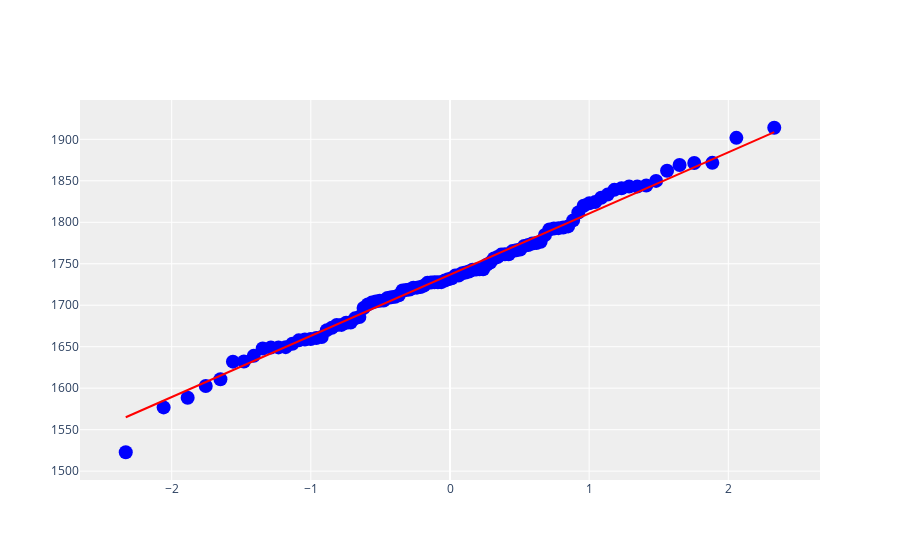

The code cell stored with this chart in its notebook:
### Code cell
# No plotly...
fig = go.Figure()

# Add dados
fig.add_trace(go.Scatter(x = qqplot_data[0].get_xdata(),
                        y = qqplot_data[0].get_ydata(),
                        mode = "markers",
                        marker = dict(color = "blue",
                                     size = 14)))

#CB1EEE

# Add linha normal
fig.add_trace(go.Scatter(x = qqplot_data[1].get_xdata(),
                        y = qqplot_data[1].get_ydata(),
                        mode = "lines",
                        marker = dict(color = "red")))

# Atualizando títulos
# fig.update_layout(title = "Gráfico Quantil-Quantil",
#                  xaxis = dict(title = "Quantis teóricos da distribuição normal padrão"),
#                  yaxis = dict(title = "Quantis observados da amostra"),
#                  showlegend = False,
#                  plot_bgcolor='#EEEEEE')


fig.update_layout(title = " ",
                 xaxis = dict(title = " "),
                 yaxis = dict(title = " "),
                 showlegend = False,
                 plot_bgcolor='#EEEEEE')

fig.show()
